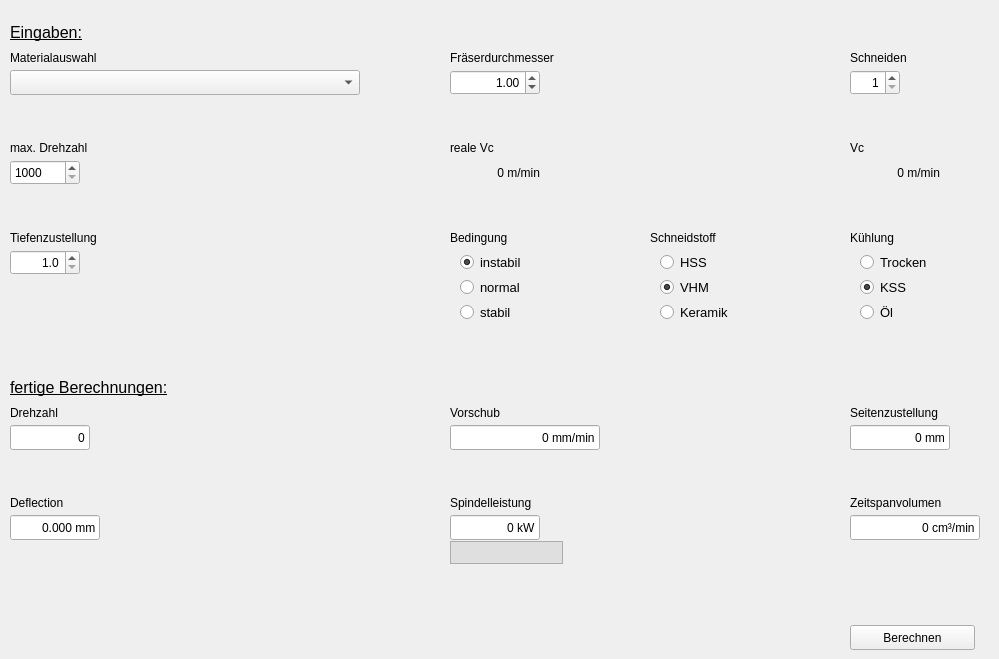
    <widget class="QWidget" name="tab_dynamisch">
     <attribute name="title">
      <string>Dynamisch</string>
     </attribute>
     <widget class="QLabel" name="label_20">
      <property name="geometry">
       <rect>
        <x>850</x>
        <y>135</y>
        <width>50</width>
        <height>25</height>
       </rect>
      </property>
      <property name="text">
       <string>Vc</string>
      </property>
     </widget>
     <widget class="QLabel" name="label_21">
      <property name="geometry">
       <rect>
        <x>10</x>
        <y>400</y>
        <width>100</width>
        <height>25</height>
       </rect>
      </property>
      <property name="text">
       <string>Drehzahl</string>
      </property>
     </widget>
     <widget class="QLabel" name="label_22">
      <property name="geometry">
       <rect>
        <x>850</x>
        <y>490</y>
        <width>140</width>
        <height>25</height>
       </rect>
      </property>
      <property name="text">
       <string>Zeitspanvolumen</string>
      </property>
     </widget>
     <widget class="QSpinBox" name="MaxDrehzahlAuswahlTpc">
      <property name="geometry">
       <rect>
        <x>10</x>
        <y>160</y>
        <width>70</width>
        <height>25</height>
       </rect>
      </property>
      <property name="minimum">
       <number>1000</number>
      </property>
      <property name="maximum">
       <number>64000</number>
      </property>
      <property name="value">
       <number>1000</number>
      </property>
     </widget>
     <widget class="QLabel" name="label_23">
      <property name="geometry">
       <rect>
        <x>10</x>
        <y>20</y>
        <width>100</width>
        <height>25</height>
       </rect>
      </property>
      <property name="font">
       <font>
        <family>Arial</family>
        <pointsize>12</pointsize>
        <underline>true</underline>
       </font>
      </property>
      <property name="text">
       <string>Eingaben:</string>
      </property>
     </widget>
     <widget class="QLabel" name="label_24">
      <property name="geometry">
       <rect>
        <x>850</x>
        <y>45</y>
        <width>100</width>
        <height>25</height>
       </rect>
      </property>
      <property name="text">
       <string>Schneiden</string>
      </property>
     </widget>
     <widget class="QLabel" name="label_25">
      <property name="geometry">
       <rect>
        <x>10</x>
        <y>45</y>
        <width>150</width>
        <height>25</height>
       </rect>
      </property>
      <property name="text">
       <string>Materialauswahl</string>
      </property>
     </widget>
     <widget class="QComboBox" name="MaterialAuswahlTpc">
      <property name="geometry">
       <rect>
        <x>10</x>
        <y>70</y>
        <width>350</width>
        <height>25</height>
       </rect>
      </property>
      <property name="maxVisibleItems">
       <number>25</number>
      </property>
     </widget>
     <widget class="QLabel" name="label_26">
      <property name="geometry">
       <rect>
        <x>10</x>
        <y>135</y>
        <width>150</width>
        <height>25</height>
       </rect>
      </property>
      <property name="text">
       <string>max. Drehzahl</string>
      </property>
     </widget>
     <widget class="QLabel" name="label_27">
      <property name="geometry">
       <rect>
        <x>450</x>
        <y>135</y>
        <width>100</width>
        <height>25</height>
       </rect>
      </property>
      <property name="text">
       <string>reale Vc</string>
      </property>
     </widget>
     <widget class="QSpinBox" name="SchneidenAuswahlTpc">
      <property name="geometry">
       <rect>
        <x>850</x>
        <y>70</y>
        <width>50</width>
        <height>25</height>
       </rect>
      </property>
      <property name="alignment">
       <set>Qt::AlignRight|Qt::AlignTrailing|Qt::AlignVCenter</set>
      </property>
      <property name="minimum">
       <number>1</number>
      </property>
      <property name="maximum">
       <number>24</number>
      </property>
      <property name="value">
       <number>1</number>
      </property>
     </widget>
     <widget class="QLabel" name="label_28">
      <property name="geometry">
       <rect>
        <x>10</x>
        <y>375</y>
        <width>175</width>
        <height>25</height>
       </rect>
      </property>
      <property name="font">
       <font>
        <family>Arial</family>
        <pointsize>12</pointsize>
        <underline>true</underline>
       </font>
      </property>
      <property name="text">
       <string>fertige Berechnungen:</string>
      </property>
     </widget>
     <widget class="QLineEdit" name="DrehzahlOutTpc">
      <property name="geometry">
       <rect>
        <x>10</x>
        <y>425</y>
        <width>80</width>
        <height>25</height>
       </rect>
      </property>
      <property name="text">
       <string>0</string>
      </property>
      <property name="alignment">
       <set>Qt::AlignRight|Qt::AlignTrailing|Qt::AlignVCenter</set>
      </property>
      <property name="readOnly">
       <bool>true</bool>
      </property>
     </widget>
     <widget class="QLabel" name="label_29">
      <property name="geometry">
       <rect>
        <x>450</x>
        <y>400</y>
        <width>100</width>
        <height>25</height>
       </rect>
      </property>
      <property name="text">
       <string>Vorschub</string>
      </property>
     </widget>
     <widget class="QLabel" name="label_30">
      <property name="geometry">
       <rect>
        <x>450</x>
        <y>45</y>
        <width>150</width>
        <height>25</height>
       </rect>
      </property>
      <property name="text">
       <string>Fräserdurchmesser</string>
      </property>
     </widget>
     <widget class="QPushButton" name="BtnCalcTpc">
      <property name="geometry">
       <rect>
        <x>850</x>
        <y>625</y>
        <width>125</width>
        <height>25</height>
       </rect>
      </property>
      <property name="text">
       <string>Berechnen</string>
      </property>
      <property name="checkable">
       <bool>false</bool>
      </property>
      <property name="checked">
       <bool>false</bool>
      </property>
     </widget>
     <widget class="QLineEdit" name="QOutTpc">
      <property name="geometry">
       <rect>
        <x>850</x>
        <y>515</y>
        <width>130</width>
        <height>25</height>
       </rect>
      </property>
      <property name="text">
       <string>0 cm³/min</string>
      </property>
      <property name="alignment">
       <set>Qt::AlignRight|Qt::AlignTrailing|Qt::AlignVCenter</set>
      </property>
      <property name="readOnly">
       <bool>true</bool>
      </property>
     </widget>
     <widget class="QLineEdit" name="VorschubOutTpc">
      <property name="geometry">
       <rect>
        <x>450</x>
        <y>425</y>
        <width>150</width>
        <height>25</height>
       </rect>
      </property>
      <property name="text">
       <string>0 mm/min</string>
      </property>
      <property name="alignment">
       <set>Qt::AlignRight|Qt::AlignTrailing|Qt::AlignVCenter</set>
      </property>
      <property name="readOnly">
       <bool>true</bool>
      </property>
     </widget>
     <widget class="QDoubleSpinBox" name="FraeserdurchmesserAuswahlTpc">
      <property name="geometry">
       <rect>
        <x>450</x>
        <y>70</y>
        <width>90</width>
        <height>25</height>
       </rect>
      </property>
      <property name="alignment">
       <set>Qt::AlignRight|Qt::AlignTrailing|Qt::AlignVCenter</set>
      </property>
      <property name="minimum">
       <double>0.010000000000000</double>
      </property>
      <property name="maximum">
       <double>160.990000000000009</double>
      </property>
      <property name="value">
       <double>1.000000000000000</double>
      </property>
     </widget>
     <widget class="QLabel" name="label_31">
      <property name="geometry">
       <rect>
        <x>10</x>
        <y>225</y>
        <width>150</width>
        <height>25</height>
       </rect>
      </property>
      <property name="text">
       <string>Tiefenzustellung</string>
      </property>
     </widget>
     <widget class="QDoubleSpinBox" name="ApAuswahlTpc">
      <property name="geometry">
       <rect>
        <x>10</x>
        <y>250</y>
        <width>70</width>
        <height>25</height>
       </rect>
      </property>
      <property name="alignment">
       <set>Qt::AlignRight|Qt::AlignTrailing|Qt::AlignVCenter</set>
      </property>
      <property name="decimals">
       <number>1</number>
      </property>
      <property name="minimum">
       <double>1.000000000000000</double>
      </property>
      <property name="value">
       <double>1.000000000000000</double>
      </property>
     </widget>
     <widget class="QLabel" name="label_32">
      <property name="geometry">
       <rect>
        <x>450</x>
        <y>225</y>
        <width>100</width>
        <height>25</height>
       </rect>
      </property>
      <property name="text">
       <string>Bedingung</string>
      </property>
     </widget>
     <widget class="QGroupBox" name="groupBox">
      <property name="geometry">
       <rect>
        <x>450</x>
        <y>250</y>
        <width>120</width>
        <height>80</height>
       </rect>
      </property>
      <property name="autoFillBackground">
       <bool>false</bool>
      </property>
      <property name="styleSheet">
       <string notr="true">border: none</string>
      </property>
      <property name="title">
       <string/>
      </property>
      <widget class="QRadioButton" name="BeInstabilTpc">
       <property name="geometry">
        <rect>
         <x>10</x>
         <y>0</y>
         <width>90</width>
         <height>25</height>
        </rect>
       </property>
       <property name="font">
        <font>
         <family>Arial</family>
         <pointsize>10</pointsize>
        </font>
       </property>
       <property name="text">
        <string>instabil</string>
       </property>
       <property name="checked">
        <bool>true</bool>
       </property>
      </widget>
      <widget class="QRadioButton" name="BeNormalTpc">
       <property name="geometry">
        <rect>
         <x>10</x>
         <y>25</y>
         <width>90</width>
         <height>25</height>
        </rect>
       </property>
       <property name="font">
        <font>
         <family>Arial</family>
         <pointsize>10</pointsize>
        </font>
       </property>
       <property name="text">
        <string>normal</string>
       </property>
      </widget>
      <widget class="QRadioButton" name="BeStabilTpc">
       <property name="geometry">
        <rect>
         <x>10</x>
         <y>50</y>
         <width>90</width>
         <height>25</height>
        </rect>
       </property>
       <property name="font">
        <font>
         <family>Arial</family>
         <pointsize>10</pointsize>
        </font>
       </property>
       <property name="text">
        <string>stabil</string>
       </property>
      </widget>
     </widget>
     <widget class="QLabel" name="label_65">
      <property name="geometry">
       <rect>
        <x>850</x>
        <y>225</y>
        <width>120</width>
        <height>25</height>
       </rect>
      </property>
      <property name="text">
       <string>Kühlung</string>
      </property>
     </widget>
     <widget class="QGroupBox" name="groupBox_3">
      <property name="geometry">
       <rect>
        <x>850</x>
        <y>250</y>
        <width>120</width>
        <height>80</height>
       </rect>
      </property>
      <property name="autoFillBackground">
       <bool>false</bool>
      </property>
      <property name="styleSheet">
       <string notr="true">border: none</string>
      </property>
      <property name="title">
       <string/>
      </property>
      <widget class="QRadioButton" name="TrockenTpc">
       <property name="geometry">
        <rect>
         <x>10</x>
         <y>0</y>
         <width>90</width>
         <height>25</height>
        </rect>
       </property>
       <property name="font">
        <font>
         <family>Arial</family>
         <pointsize>10</pointsize>
        </font>
       </property>
       <property name="text">
        <string>Trocken</string>
       </property>
       <property name="checked">
        <bool>false</bool>
       </property>
      </widget>
      <widget class="QRadioButton" name="KssTpc">
       <property name="geometry">
        <rect>
         <x>10</x>
         <y>25</y>
         <width>90</width>
         <height>25</height>
        </rect>
       </property>
       <property name="font">
        <font>
         <family>Arial</family>
         <pointsize>10</pointsize>
        </font>
       </property>
       <property name="text">
        <string>KSS</string>
       </property>
       <property name="checked">
        <bool>true</bool>
       </property>
      </widget>
      <widget class="QRadioButton" name="OilTpc">
       <property name="geometry">
        <rect>
         <x>10</x>
         <y>50</y>
         <width>90</width>
         <height>25</height>
        </rect>
       </property>
       <property name="font">
        <font>
         <family>Arial</family>
         <pointsize>10</pointsize>
        </font>
       </property>
       <property name="text">
        <string>Öl</string>
       </property>
      </widget>
     </widget>
     <widget class="QLabel" name="label_66">
      <property name="geometry">
       <rect>
        <x>650</x>
        <y>225</y>
        <width>100</width>
        <height>25</height>
       </rect>
      </property>
      <property name="text">
       <string>Schneidstoff</string>
      </property>
     </widget>
     <widget class="QGroupBox" name="groupBox_4">
      <property name="geometry">
       <rect>
        <x>650</x>
        <y>250</y>
        <width>120</width>
        <height>80</height>
       </rect>
      </property>
      <property name="autoFillBackground">
       <bool>false</bool>
      </property>
      <property name="styleSheet">
       <string notr="true">border: none
</string>
      </property>
      <property name="title">
       <string/>
      </property>
      <widget class="QRadioButton" name="SchnHssTpc">
       <property name="geometry">
        <rect>
         <x>10</x>
         <y>0</y>
         <width>90</width>
         <height>25</height>
        </rect>
       </property>
       <property name="font">
        <font>
         <family>Arial</family>
         <pointsize>10</pointsize>
        </font>
       </property>
       <property name="text">
        <string>HSS</string>
       </property>
       <property name="checked">
        <bool>false</bool>
       </property>
      </widget>
      <widget class="QRadioButton" name="SchnVhmTpc">
       <property name="geometry">
        <rect>
         <x>10</x>
         <y>25</y>
         <width>90</width>
         <height>25</height>
        </rect>
       </property>
       <property name="font">
        <font>
         <family>Arial</family>
         <pointsize>10</pointsize>
        </font>
       </property>
       <property name="text">
        <string>VHM</string>
       </property>
       <property name="checked">
        <bool>true</bool>
       </property>
      </widget>
      <widget class="QRadioButton" name="SchnKeramikTpc">
       <property name="geometry">
        <rect>
         <x>10</x>
         <y>50</y>
         <width>90</width>
         <height>25</height>
        </rect>
       </property>
       <property name="font">
        <font>
         <family>Arial</family>
         <pointsize>10</pointsize>
        </font>
       </property>
       <property name="text">
        <string>Keramik</string>
       </property>
      </widget>
     </widget>
     <widget class="QLabel" name="label_67">
      <property name="geometry">
       <rect>
        <x>850</x>
        <y>400</y>
        <width>130</width>
        <height>25</height>
       </rect>
      </property>
      <property name="text">
       <string>Seitenzustellung</string>
      </property>
     </widget>
     <widget class="QLineEdit" name="AeOutTpc">
      <property name="geometry">
       <rect>
        <x>850</x>
        <y>425</y>
        <width>100</width>
        <height>25</height>
       </rect>
      </property>
      <property name="text">
       <string>0 mm</string>
      </property>
      <property name="alignment">
       <set>Qt::AlignRight|Qt::AlignTrailing|Qt::AlignVCenter</set>
      </property>
      <property name="readOnly">
       <bool>true</bool>
      </property>
     </widget>
     <widget class="QLabel" name="label_68">
      <property name="geometry">
       <rect>
        <x>10</x>
        <y>490</y>
        <width>100</width>
        <height>25</height>
       </rect>
      </property>
      <property name="text">
       <string>Deflection</string>
      </property>
     </widget>
     <widget class="QLineEdit" name="DeflevtionOutTpc">
      <property name="geometry">
       <rect>
        <x>10</x>
        <y>515</y>
        <width>90</width>
        <height>25</height>
       </rect>
      </property>
      <property name="text">
       <string>0.000 mm</string>
      </property>
      <property name="alignment">
       <set>Qt::AlignRight|Qt::AlignTrailing|Qt::AlignVCenter</set>
      </property>
      <property name="readOnly">
       <bool>true</bool>
      </property>
     </widget>
     <widget class="QLabel" name="label_69">
      <property name="geometry">
       <rect>
        <x>450</x>
        <y>490</y>
        <width>150</width>
        <height>25</height>
       </rect>
      </property>
      <property name="text">
       <string>Spindelleistung</string>
      </property>
     </widget>
     <widget class="QLabel" name="VcOutTpc">
      <property name="geometry">
       <rect>
        <x>850</x>
        <y>160</y>
        <width>90</width>
        <height>25</height>
       </rect>
      </property>
      <property name="text">
       <string>0 m/min</string>
      </property>
      <property name="alignment">
       <set>Qt::AlignRight|Qt::AlignTrailing|Qt::AlignVCenter</set>
      </property>
     </widget>
     <widget class="QLabel" name="RealVcOutTpc">
      <property name="geometry">
       <rect>
        <x>450</x>
        <y>160</y>
        <width>90</width>
        <height>25</height>
       </rect>
      </property>
      <property name="text">
       <string>0 m/min</string>
      </property>
      <property name="alignment">
       <set>Qt::AlignRight|Qt::AlignTrailing|Qt::AlignVCenter</set>
      </property>
     </widget>
     <widget class="QLineEdit" name="PcOutTpc">
      <property name="geometry">
       <rect>
        <x>450</x>
        <y>515</y>
        <width>90</width>
        <height>25</height>
       </rect>
      </property>
      <property name="text">
       <string>0 kW</string>
      </property>
      <property name="alignment">
       <set>Qt::AlignRight|Qt::AlignTrailing|Qt::AlignVCenter</set>
      </property>
      <property name="readOnly">
       <bool>true</bool>
      </property>
     </widget>
     <widget class="QProgressBar" name="progressBarTpc">
      <property name="geometry">
       <rect>
        <x>450</x>
        <y>541</y>
        <width>113</width>
        <height>23</height>
       </rect>
      </property>
      <property name="styleSheet">
       <string notr="true">QProgressBar::chunk {
background-color: rgb(0, 179, 0);
width: 1px;
}

QProgressBar {
border: 1px solid #acacac;
border-radius: 0px;
text-align: center;
background: #dfdfdf;
}</string>
      </property>
      <property name="value">
       <number>0</number>
      </property>
      <property name="textVisible">
       <bool>false</bool>
      </property>
      <property name="invertedAppearance">
       <bool>false</bool>
      </property>
      <property name="format">
       <string>%v</string>
      </property>
     </widget>
    </widget>
